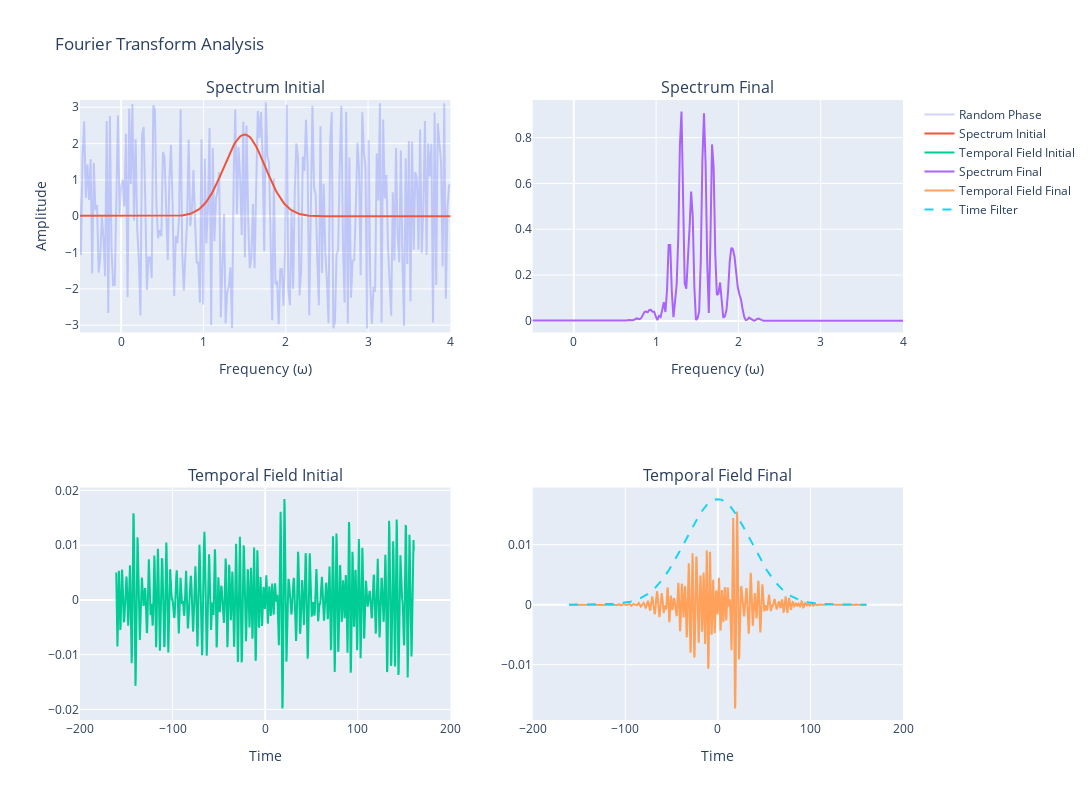
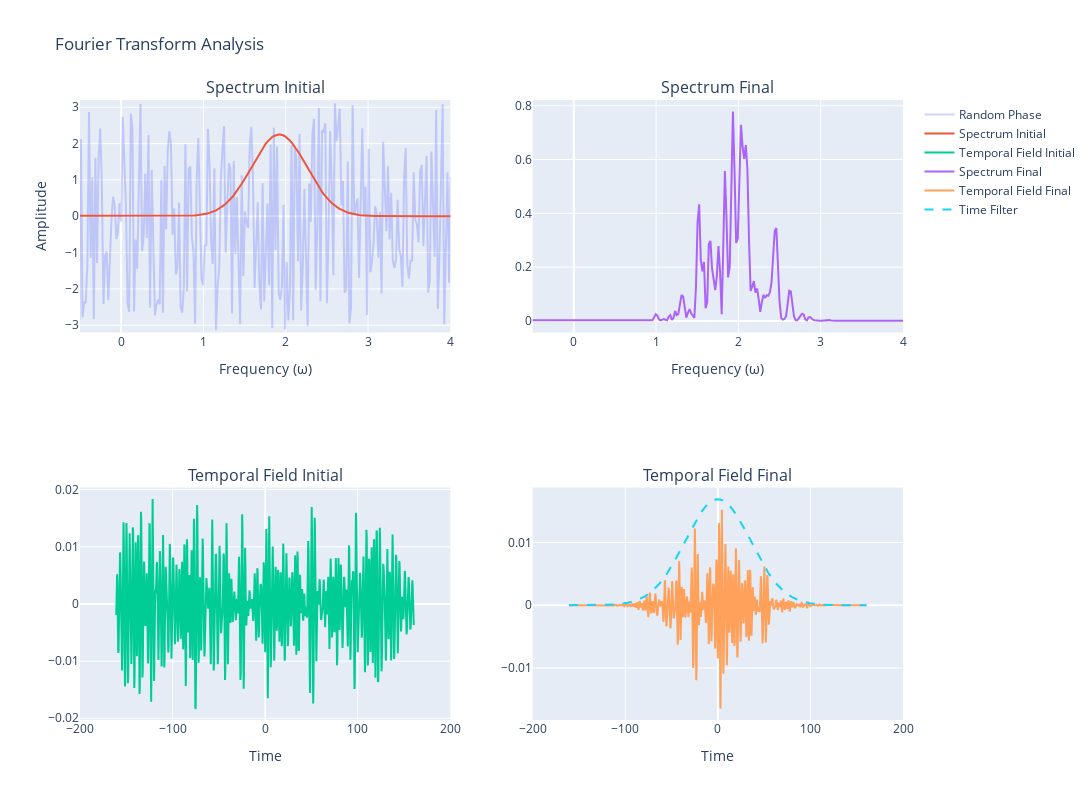

Write notebook code for charts like these, in order.
### Code cell
import numpy as np
import plotly.graph_objects as go
from plotly.subplots import make_subplots
from ipywidgets import interact, FloatSlider

# Parameters
Np = 1024
omega = np.linspace(-10, 10, Np, endpoint=False)
deltat = 2 * np.pi / 20
tlimit = deltat * Np / 2
time = np.linspace(-tlimit, tlimit, Np, endpoint=False)

# Function to generate plots
def plot_func(owidth, twidth, omega0, xlim, xlim2, random):
    global ftime, fomega, fphase

    # Random Phases and Fourier Transforms
    if random == 1 or ('fphase' not in globals()):
        fphase = (np.random.rand(Np) * 2 - 1) * np.pi
    fomega = 1.5 * np.exp(-(omega - omega0) ** 2 / owidth ** 2 + fphase * 1j)
    ftime = np.fft.fftshift(np.fft.ifft(np.fft.fftshift(fomega)))
    tFilter = np.exp(-time ** 2 / twidth ** 2)
    ftime2 = ftime * tFilter
    fomega2 = np.fft.fftshift(np.fft.fft(np.fft.fftshift(ftime2)))

    # Create subplots
    fig = make_subplots(rows=2, cols=2,
                        subplot_titles=('Spectrum Initial', 'Spectrum Final', 'Temporal Field Initial', 'Temporal Field Final'))

    # Spectrum Initial
    fig.add_trace(go.Scatter(x=omega, y=fphase, mode='lines', name='Random Phase', opacity=0.3), row=1, col=1)
    fig.add_trace(go.Scatter(x=omega, y=np.abs(fomega)**2, mode='lines', name='Spectrum Initial', line=dict(width=2)), row=1, col=1)

    # Temporal Field Initial
    fig.add_trace(go.Scatter(x=time, y=np.real(ftime), mode='lines', name='Temporal Field Initial'), row=2, col=1)

    # Spectrum Final
    fig.add_trace(go.Scatter(x=omega, y=np.abs(fomega2)**2, mode='lines', name='Spectrum Final'), row=1, col=2)

    # Temporal Field Final
    fig.add_trace(go.Scatter(x=time, y=np.real(ftime2), mode='lines', name='Temporal Field Final'), row=2, col=2)
    fig.add_trace(go.Scatter(x=time, y=tFilter * max(abs(ftime2)), mode='lines', name='Time Filter', line=dict(dash='dash')), row=2, col=2)

    # Update axes limits and titles
    fig.update_xaxes(title_text='Frequency (ω)', range=[-0.5, xlim2], row=1, col=1)
    fig.update_yaxes(title_text='Amplitude', range=[-3.2, 3.2], row=1, col=1)

    fig.update_xaxes(title_text='Frequency (ω)', range=[-0.5, xlim2], row=1, col=2)
    fig.update_xaxes(title_text='Time', range=[-xlim, xlim], row=2, col=1)
    fig.update_xaxes(title_text='Time', range=[-xlim, xlim], row=2, col=2)

    # Update layout
    fig.update_layout(height=800, width=1100, title_text='Fourier Transform Analysis', showlegend=True)

    # Show the figure
    fig.show()

# Interactive Widgets
interact(plot_func,
         owidth=FloatSlider(value=.5, min=.1, max=1, step=0.01, description='Omega Width'),
         omega0=FloatSlider(value=1.5, min=0.01, max=4.0, step=0.01, description='Omega 0'),
         twidth=FloatSlider(value=50, min=.1, max=1000, step=0.01, description='Time Width'),
         xlim=FloatSlider(value=200, min=1, max=300, step=0.01, description='X Lim'),
         xlim2=FloatSlider(value=4, min=1, max=10, step=0.01, description='X Lim 2'),
         random=FloatSlider(value=1, min=0, max=1, step=1, description='Random Phases')
        )

### Figure 1 — Plotly figure (JSON) as saved in the notebook; plotly's stock layout.template omitted (floating-point values rounded to 4 significant figures; data arrays with more than 128 entries replaced by an {"elided": "..."} marker saying what was removed)
{"data": [{"mode": "lines", "name": "Random Phase", "opacity": 0.3, "type": "scatter", "x": {"elided": "1024 float values"}, "xaxis": "x", "y": {"elided": "1024 float values"}, "yaxis": "y"}, {"line": {"width": 2}, "mode": "lines", "name": "Spectrum Initial", "type": "scatter", "x": {"elided": "1024 float values"}, "xaxis": "x", "y": {"elided": "1024 float values"}, "yaxis": "y"}, {"mode": "lines", "name": "Temporal Field Initial", "type": "scatter", "x": {"elided": "1024 float values"}, "xaxis": "x3", "y": {"elided": "1024 float values"}, "yaxis": "y3"}, {"mode": "lines", "name": "Spectrum Final", "type": "scatter", "x": {"elided": "1024 float values"}, "xaxis": "x2", "y": {"elided": "1024 float values"}, "yaxis": "y2"}, {"mode": "lines", "name": "Temporal Field Final", "type": "scatter", "x": {"elided": "1024 float values"}, "xaxis": "x4", "y": {"elided": "1024 float values"}, "yaxis": "y4"}, {"line": {"dash": "dash"}, "mode": "lines", "name": "Time Filter", "type": "scatter", "x": {"elided": "1024 float values"}, "xaxis": "x4", "y": {"elided": "1024 float values"}, "yaxis": "y4"}], "layout": {"annotations": [{"font": {"size": 16}, "showarrow": false, "text": "Spectrum Initial", "x": 0.225, "xanchor": "center", "xref": "paper", "y": 1, "yanchor": "bottom", "yref": "paper"}, {"font": {"size": 16}, "showarrow": false, "text": "Spectrum Final", "x": 0.775, "xanchor": "center", "xref": "paper", "y": 1, "yanchor": "bottom", "yref": "paper"}, {"font": {"size": 16}, "showarrow": false, "text": "Temporal Field Initial", "x": 0.225, "xanchor": "center", "xref": "paper", "y": 0.375, "yanchor": "bottom", "yref": "paper"}, {"font": {"size": 16}, "showarrow": false, "text": "Temporal Field Final", "x": 0.775, "xanchor": "center", "xref": "paper", "y": 0.375, "yanchor": "bottom", "yref": "paper"}], "height": 800, "showlegend": true, "title": {"text": "Fourier Transform Analysis"}, "width": 1100, "xaxis": {"anchor": "y", "domain": [0, 0.45], "range": [-0.5, 4], "title": {"text": "Frequency (ω)"}}, "xaxis2": {"anchor": "y2", "domain": [0.55, 1], "range": [-0.5, 4], "title": {"text": "Frequency (ω)"}}, "xaxis3": {"anchor": "y3", "domain": [0, 0.45], "range": [-200, 200], "title": {"text": "Time"}}, "xaxis4": {"anchor": "y4", "domain": [0.55, 1], "range": [-200, 200], "title": {"text": "Time"}}, "yaxis": {"anchor": "x", "domain": [0.625, 1], "range": [-3.2, 3.2], "title": {"text": "Amplitude"}}, "yaxis2": {"anchor": "x2", "domain": [0.625, 1]}, "yaxis3": {"anchor": "x3", "domain": [0, 0.375]}, "yaxis4": {"anchor": "x4", "domain": [0, 0.375]}}}

### Figure 2 — Plotly figure (JSON) as saved in the notebook; plotly's stock layout.template omitted (floating-point values rounded to 4 significant figures; data arrays with more than 128 entries replaced by an {"elided": "..."} marker saying what was removed)
{"data": [{"mode": "lines", "name": "Random Phase", "opacity": 0.3, "type": "scatter", "x": {"elided": "1024 float values"}, "xaxis": "x", "y": {"elided": "1024 float values"}, "yaxis": "y"}, {"line": {"width": 2}, "mode": "lines", "name": "Spectrum Initial", "type": "scatter", "x": {"elided": "1024 float values"}, "xaxis": "x", "y": {"elided": "1024 float values"}, "yaxis": "y"}, {"mode": "lines", "name": "Temporal Field Initial", "type": "scatter", "x": {"elided": "1024 float values"}, "xaxis": "x3", "y": {"elided": "1024 float values"}, "yaxis": "y3"}, {"mode": "lines", "name": "Spectrum Final", "type": "scatter", "x": {"elided": "1024 float values"}, "xaxis": "x2", "y": {"elided": "1024 float values"}, "yaxis": "y2"}, {"mode": "lines", "name": "Temporal Field Final", "type": "scatter", "x": {"elided": "1024 float values"}, "xaxis": "x4", "y": {"elided": "1024 float values"}, "yaxis": "y4"}, {"line": {"dash": "dash"}, "mode": "lines", "name": "Time Filter", "type": "scatter", "x": {"elided": "1024 float values"}, "xaxis": "x4", "y": {"elided": "1024 float values"}, "yaxis": "y4"}], "layout": {"annotations": [{"font": {"size": 16}, "showarrow": false, "text": "Spectrum Initial", "x": 0.225, "xanchor": "center", "xref": "paper", "y": 1, "yanchor": "bottom", "yref": "paper"}, {"font": {"size": 16}, "showarrow": false, "text": "Spectrum Final", "x": 0.775, "xanchor": "center", "xref": "paper", "y": 1, "yanchor": "bottom", "yref": "paper"}, {"font": {"size": 16}, "showarrow": false, "text": "Temporal Field Initial", "x": 0.225, "xanchor": "center", "xref": "paper", "y": 0.375, "yanchor": "bottom", "yref": "paper"}, {"font": {"size": 16}, "showarrow": false, "text": "Temporal Field Final", "x": 0.775, "xanchor": "center", "xref": "paper", "y": 0.375, "yanchor": "bottom", "yref": "paper"}], "height": 800, "showlegend": true, "title": {"text": "Fourier Transform Analysis"}, "width": 1100, "xaxis": {"anchor": "y", "domain": [0, 0.45], "range": [-0.5, 4.0], "title": {"text": "Frequency (ω)"}}, "xaxis2": {"anchor": "y2", "domain": [0.55, 1], "range": [-0.5, 4.0], "title": {"text": "Frequency (ω)"}}, "xaxis3": {"anchor": "y3", "domain": [0, 0.45], "range": [-200, 200], "title": {"text": "Time"}}, "xaxis4": {"anchor": "y4", "domain": [0.55, 1], "range": [-200, 200], "title": {"text": "Time"}}, "yaxis": {"anchor": "x", "domain": [0.625, 1], "range": [-3.2, 3.2], "title": {"text": "Amplitude"}}, "yaxis2": {"anchor": "x2", "domain": [0.625, 1]}, "yaxis3": {"anchor": "x3", "domain": [0, 0.375]}, "yaxis4": {"anchor": "x4", "domain": [0, 0.375]}}}
